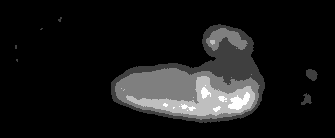
#> input picture snazzy_processing/tests/images/average-100-frames-ch2-embryo.tif, 335 x 138 px
$ python -i initial_mask.py   (imports and definitions only)
#> lines starting #> are read from the running program, lines starting #| are printed output that depends on the picture; after the words box and inside, x2 and y2 are one past the last pixel; in counts of white or black regions, pixels touching at a corner belong together
#> further down, picture is the input picture: shape (138, 335, 3); min 0, max 4, mean 0.389
import matplotlib.pyplot as plt
import numpy as np
from skimage.draw import ellipse
from skimage.filters import threshold_otsu
from scipy.optimize import minimize
from skimage.measure import label, regionprops


def ellipse_count_cost(opts, img, weights=[4, 1]):
    """
    Calculates the cost based on the overlapping of the ellipse and image.

    Args:
        opts: Tuple with params that will be optimized. Expects to receive the following [x_centre, y_centre, minor_axis, major_axir, angle].
        img: Grayscale image as a numpy array.
        weights: 2 element tuple, with weights for foreground and background pixel count.

    Returns:
        The weighted subtraction between foreground pixels and background pixels within the ellipse (to minimize during optimization).
    """

    rr, cc, minor_axis, major_axis, angle = opts
    mask = np.zeros_like(img)
    y, x = ellipse(rr, cc,
                   minor_axis, major_axis, shape=img.shape, rotation=angle)
    mask[y, x] = 1
    within_ellipse = img[mask == 1]
    fgd = np.count_nonzero(within_ellipse)
    bgd = within_ellipse.size - fgd
    wf, wb = weights

    return -1*wf*fgd + wb*bgd


def fit_ellipse(img):
    '''Finds the best fit for an elliptical ROI for the given img.'''
    img = np.average(img, axis=0)
#> img = 335 rows, first 8: [0, 0, 0], [0, 0, 0], [0, 0, 0], [0, 0, 0], [0, 0, 0], [0, 0, 0], [0, 0, 0], [0, 0, 0]
    # binarize image:
    thr = threshold_otsu(img)
#> thr = 0.478
    binary_mask = img > thr
#> binary_mask = 335 rows, first 8: [False, False, False], [False, False, False], [False, False, False], [False, False, False], [False, False, False], [False, False, False], [False, False, False], [False, False, False]
    img[...] = 0
    img[binary_mask] = 1
    img = img.astype(np.int64)
    # label:
    labels, num_labels = label(img, return_num=True, connectivity=1)
#> labels has the same summary as img; num_labels = 1
    if num_labels == 0:
        return
    largest_label = labels == np.argmax(
        np.bincount(labels.flat)[1:])+1
#> largest_label has the same summary as binary_mask
    largest_label = largest_label.astype(np.int64)
#> largest_label has the same summary as img

    # initial guesses:
    regions = regionprops(largest_label, img)
#> regions = 1 regions; box (x1, y1, x2, y2) and area: (0, 127, 3, 256) 387
    rr, cc = regions[0]['centroid']
#> rr = 191; cc = 1
    ax_maj = regions[0]['axis_major_length']
#> ax_maj = 149
    ax_min = regions[0]['axis_minor_length']
#> ax_min = 3.27
    rr = int(rr)
    cc = int(cc)

    initial_maj_axis = int(ax_maj/2)
#> initial_maj_axis = 74
    initial_min_axis = int(ax_min/2)
#> initial_min_axis = 1
    angle = 0

    # fit:
    x0 = [rr, cc, initial_min_axis, initial_maj_axis, angle]
#> x0 = [191, 1, 1, 74, 0]
    bounds = [(30, 120), (60, 240), (10, 50), (20, 80), (-0.5, 0.5)]
    res = minimize(ellipse_count_cost, x0=x0, args=(img,),
                   method="Powell", bounds=bounds)
#> res = 8 items
    return res.x[:5]


def create_mask_from_ellipse(coords, shape):
    '''Converts the output from `fit_ellipse` into an image mask.'''
    mask = np.ones(shape)
    x, y = ellipse(*coords[:-1], shape=shape, rotation=coords[-1])
    mask[x, y] = 0
    return mask.astype(np.bool_)


def inspect_ellipse(img):
    '''Helper to visualize ellipse overlay.

    Args:
        img: 3D ndarray representing the image.'''
    ell = fit_ellipse(img)
#> ell = [120, 240, 50, 80, 0.5]
    mask = create_mask_from_ellipse(ell, img.shape[1:])
#> in create_mask_from_ellipse, `x, y = ellipse(*coords[:-1], shape=shape, rotation=coords[-1])`: x = empty array
#> mask = 335 rows, first 8: [True, True, True], [True, True, True], [True, True, True], [True, True, True], [True, True, True], [True, True, True], [True, True, True], [True, True, True]
    fig, ax = plt.subplots()
    ax.imshow(img[0])
    ax.imshow(~mask, alpha=0.2)
    plt.show()
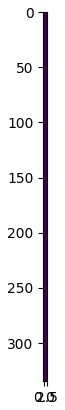
#> figure drawn by matplotlib, 1 panel

>>> import cv2
>>> picture = cv2.imread('../snazzy_processing/tests/images/average-100-frames-ch2-embryo.tif')
>>> result = inspect_ellipse(picture)
